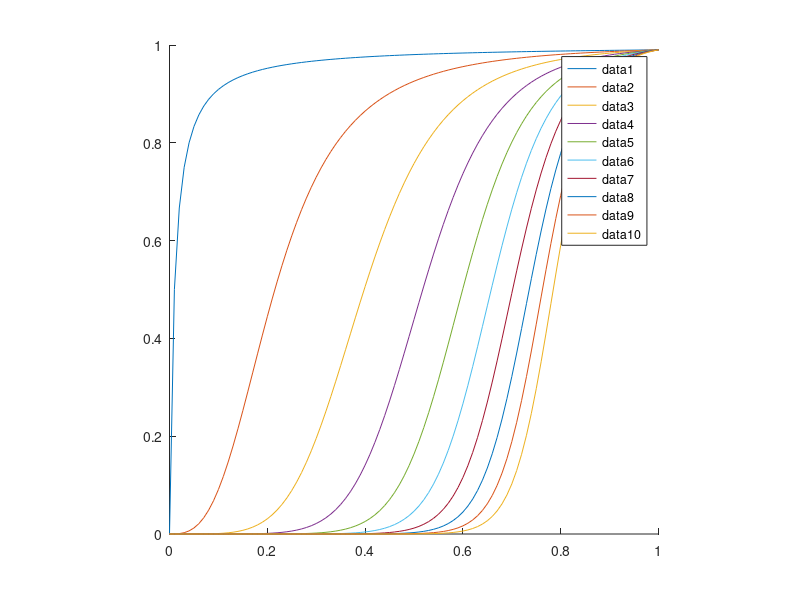
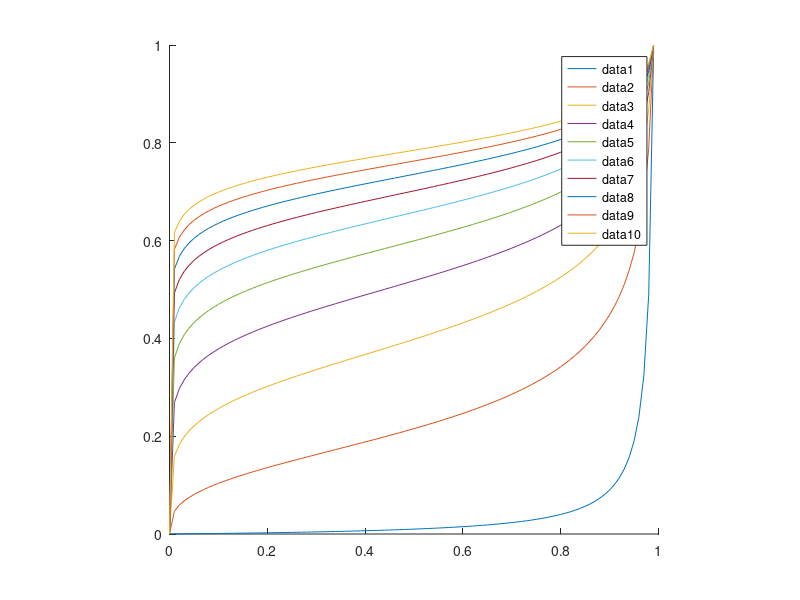

These charts were generated, in order, by the following MATLAB code:
close all
phi = @(x,p,k) x.^p./(x.^p + k);
 x=[0:0.01:1];
 p=3;
 k=0.01;

  for p=1:2:20
     hold on
     plot(x,phi(x,p,k))
     ylim([0,1])
     legend
     axis('square')
  end
  
  phi_inv =@(x,p,k) (k.*x ./ (1-x)).^(1./p);
  x=[0:0.01:1];
 p=3;
 k=0.01;
 figure


  for p=1:2:20
     hold on
     plot(x,phi_inv(x,p,k))
     ylim([0,1])
     legend
     axis('square')
  end